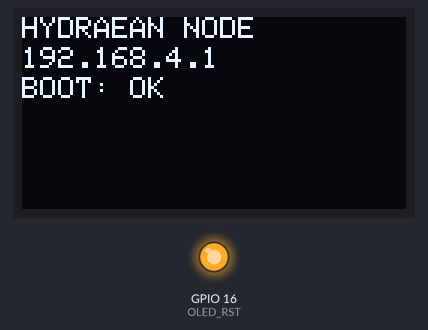
A sketch run on a simulated ESP32. On the bench: 128×64 one-colour display, output pins drawn as LEDs (lit = HIGH). Random numbers use the default seed unless the sketch sets one; no radio packets arrive unless stated.

Above: at 0.2 s.

The sketch:

hydraean-node-w-oled.ino
```cpp
/*
Hydraean Node with OLED Display support

This is the version of the firmware on its test stage, utilizing the oled display
but to improve performance, the node devices are now designed to not use the display
but for any other purposes is the a perfectly functioning sketch for it's early stage.

Firmware for Hydraean Node Devices
----------------------------------
Author: Bryce Narciso C. Mercines
*/

// Import required libraries
#include "WiFi.h"
#include "ESPAsyncWebServer.h"

//Libraries for LoRa
#include <SPI.h>
#include <LoRa.h>

//Libraries for OLED Display
#include <Wire.h>
#include <Adafruit_GFX.h>
#include <Adafruit_SSD1306.h>

//define the pins used by the LoRa transceiver module
#define SCK 5
#define MISO 19
#define MOSI 27
#define SS 18
#define RST 14
#define DIO0 26

// Most performant ISM Band (Philippines) good RSSI
#define BAND 923E6

//OLED pins
#define OLED_SDA 4
#define OLED_SCL 15
#define OLED_RST 16
#define SCREEN_WIDTH 128 // OLED display width, in pixels
#define SCREEN_HEIGHT 64 // OLED display height, in pixels

// Initialize Screen
Adafruit_SSD1306 display(SCREEN_WIDTH, SCREEN_HEIGHT, &Wire, OLED_RST);

String LoRaData;

// Replace with your network credentials
const char *ssid = "Hydraean_Node";
const char *password = "";

// Create AsyncWebServer object on port 80
AsyncWebServer server(80);

String readDHTTemperature()
{
  return String(random(100));
}

String readDHTHumidity()
{
  return String(random(100));
}

const char index_html[] PROGMEM = R"rawliteral(
<!DOCTYPE HTML><html>
<head>
  <meta name="viewport" content="width=device-width, initial-scale=1">
  <title>Seantinel</title>
  <style>
    html {
     font-family: Arial;
     display: inline-block;
     margin: 0px auto;
     text-align: center;
    }
    h2 { font-size: 3.0rem; }

    div{
      width: 100%;
      display: flex;
      flex-direction: column;
    }

     button{
        background: #000;
        padding: 10px;
       border: 0px;
       border-radius: 5px;
       font-size: 20px;
       color: #fff;
       margin-bottom: 20px;
      }
  </style>
</head>
<body>
  <h2>Seantinel</h2>
  <center>
   <div>
     <button onclick="sendAlert()">
       Illegal Fishing
     </button>
     <button onclick="sendHelp()">
       Call for Rescue
     </button>
     <div>
       </center>
</body>
<script>
  function sendAlert(){
     fetch("http://192.168.4.1/alert")
  }

   function sendHelp(){
     fetch("http://192.168.4.1/help")
  }
</script>
</html>
)rawliteral";

void sendData(String LORA_DATA)
{
  LoRa.beginPacket();
  LoRa.print(LORA_DATA);
  LoRa.endPacket();
}

void setScreen(String Message)
{
  display.clearDisplay();
  display.setCursor(0, 0);
  display.println("HYDRAEAN NODE");
  display.setCursor(0, 10);
  IPAddress IP = WiFi.softAPIP();
  display.println(IP);
  display.setCursor(0, 20);
  display.println(Message);
  display.display();
}

void setup()
{
  // Serial port for debugging purposes
  Serial.begin(115200);

  //reset OLED display via software
  pinMode(OLED_RST, OUTPUT);
  digitalWrite(OLED_RST, LOW);
  delay(20);
  digitalWrite(OLED_RST, HIGH);

  //initialize OLED
  Wire.begin(OLED_SDA, OLED_SCL);
  if (!display.begin(SSD1306_SWITCHCAPVCC, 0x3c, false, false))
  { // Address 0x3C for 128x32
    Serial.println(F("SSD1306 allocation failed"));
    for (;;)
      ; // Don't proceed, loop forever
  }

  display.clearDisplay();
  display.setTextColor(WHITE);
  display.setTextSize(1);
  display.setCursor(0, 0);
  display.print("HYDRAEAN NODE");
  display.display();

  //SPI LoRa pins
  SPI.begin(SCK, MISO, MOSI, SS);
  //setup LoRa transceiver module
  LoRa.setPins(SS, RST, DIO0);

  if (!LoRa.begin(BAND))
  {
    Serial.println("Starting LoRa failed!");
    while (1)
      ;
  }

  // Remove the password parameter, if you want the AP (Access Point) to be open
  WiFi.softAP(ssid, password);

  setScreen("BOOT: OK");

  // Route for root / web page
  server.on("/", HTTP_GET, [](AsyncWebServerRequest *request) {
    request->send_P(200, "text/html", index_html);
  });

  server.on("/temperature", HTTP_GET, [](AsyncWebServerRequest *request) {
    request->send_P(200, "text/plain", readDHTTemperature().c_str());
  });

  server.on("/humidity", HTTP_GET, [](AsyncWebServerRequest *request) {
    request->send_P(200, "text/plain", readDHTHumidity().c_str());
  });

  server.on("/alert", HTTP_GET, [](AsyncWebServerRequest *request) {
    request->send_P(200, "text/plain", "Sending Alert");
    sendData("Alert!");
  });

  server.on("/help", HTTP_GET, [](AsyncWebServerRequest *request) {
    request->send_P(200, "text/plain", "Sending Help");
    sendData("Help");
  });

  // Start server
  server.begin();
}

void loop()
{
  //try to parse packet
  //  int packetSize = LoRa.parsePacket();
  //  if (packetSize)
  //  {
  //    //received a packet
  //
  //    //read packet
  //    while (LoRa.available())
  //    {
  //      LoRaData = LoRa.readString();
  //      sendData(LoRaData);
  //      Serial.println("Recieved Echo Data:---> " + LoRaData);
  //      delay(2000);
  //    }
  //}
}
```
